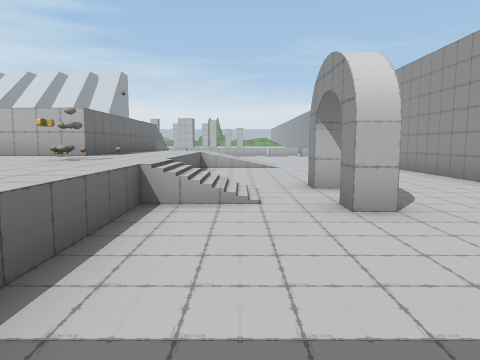
[1] (above)

24 first-person views from a walk through a Unity game level. The camera is 1.5 m above the floor, tilts 6° down and sees 70° across. The floor is counted in squares, 2 m on a side. Each view is taken from the middle of a square. On the plan, view 1 faces up. The plan holds only what a view shows up to about 11 squares ahead; the rest is blank. The place goes on beyond the plan. Some surface patterns are stand-ins.

[2]
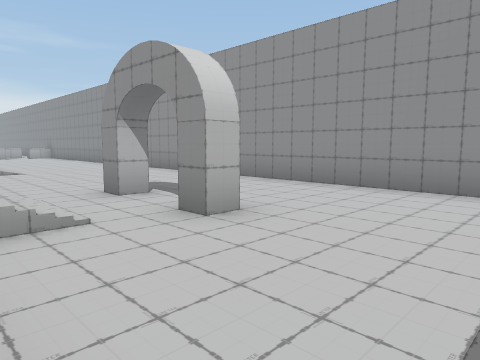

[3]
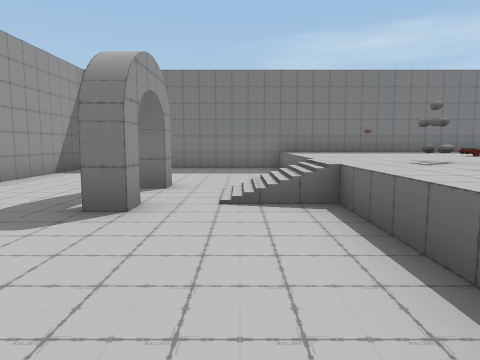

[4]
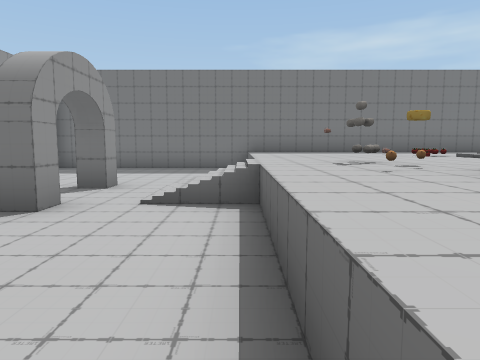

[5]
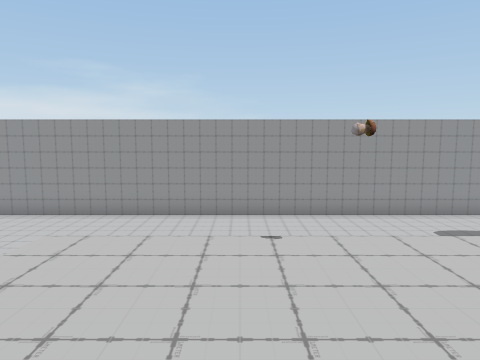

[6]
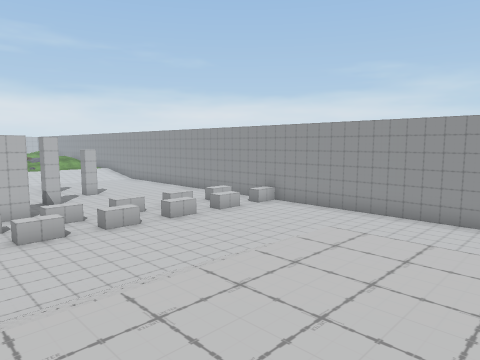

[7]
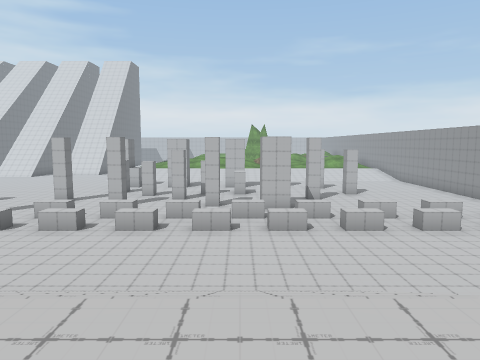

[8]
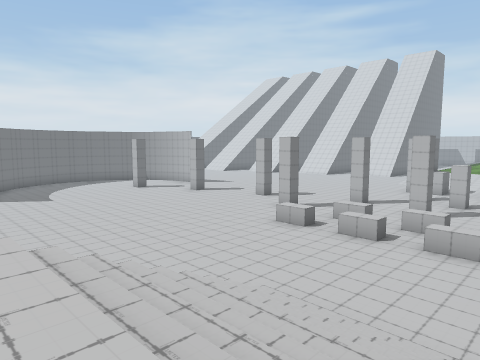

[9]
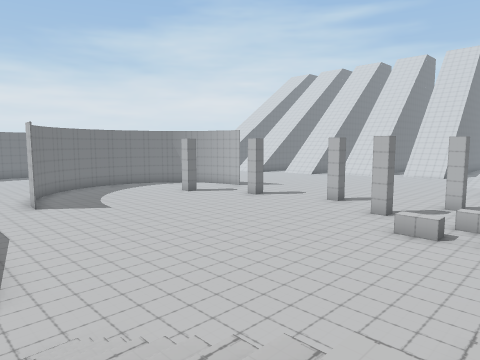

[10]
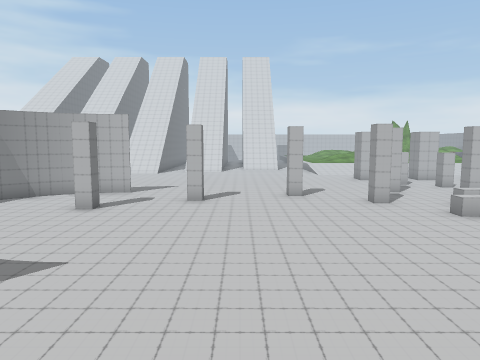

[11]
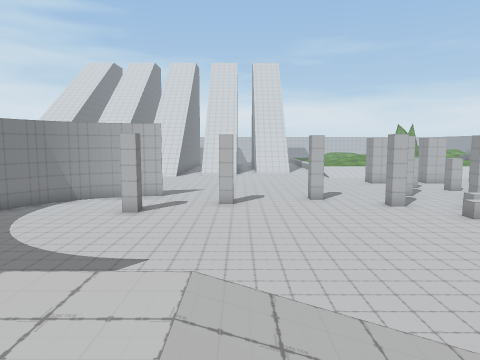

[12]
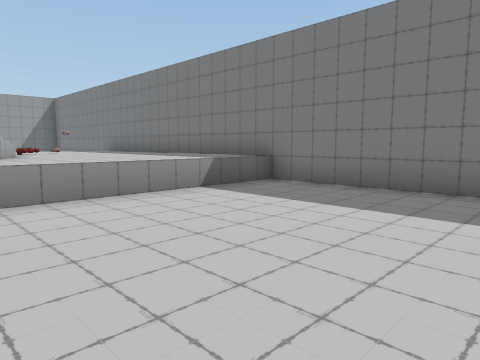

[13]
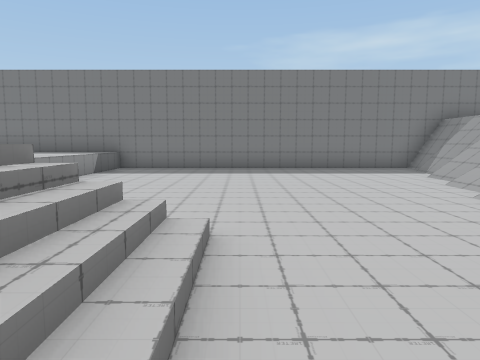

[14]
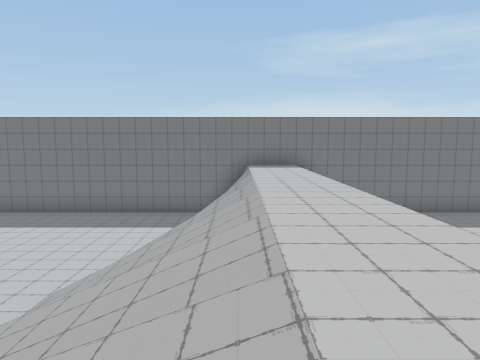

[15]
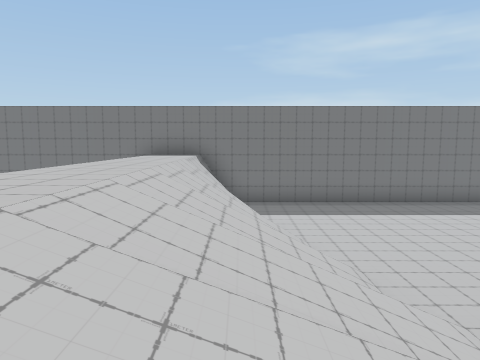

[16]
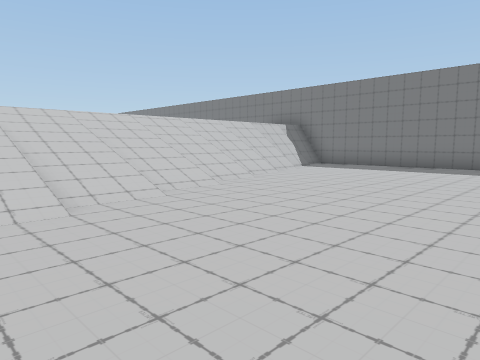

[17]
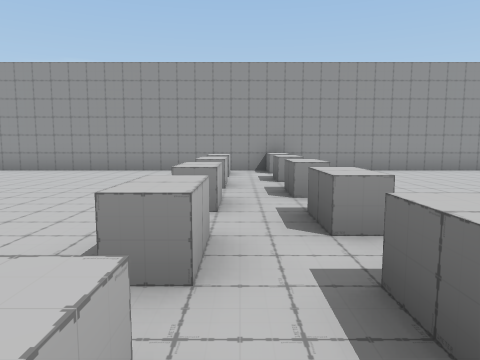

[18]
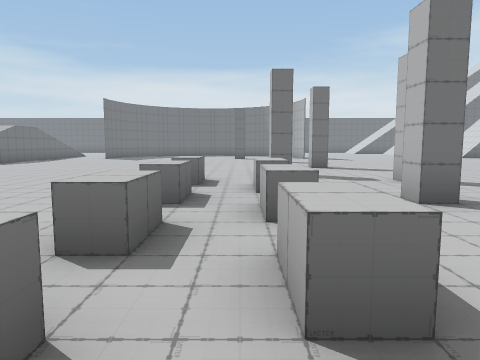

[19]
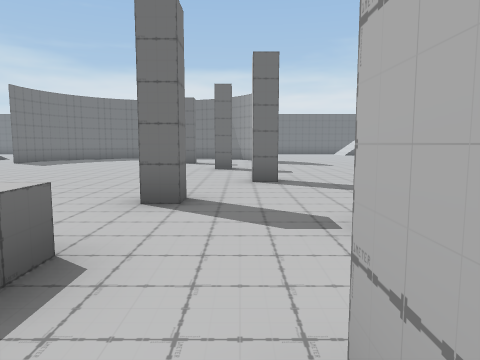

[20]
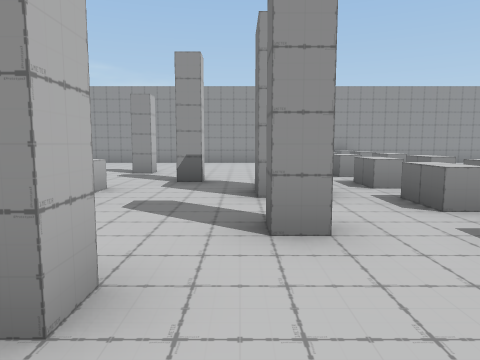

[21]
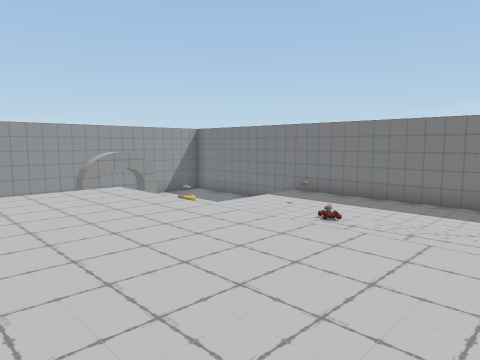

[22]
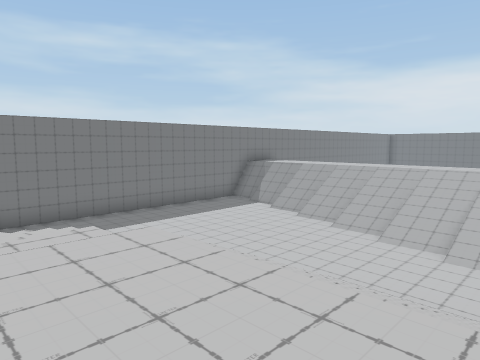

[23]
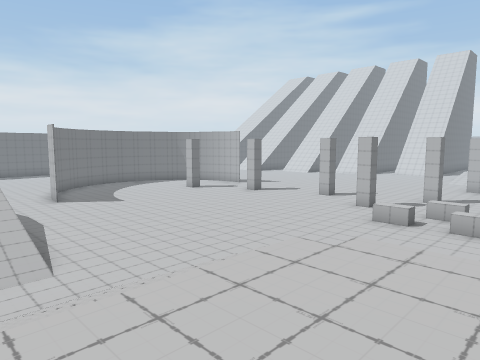

[24]
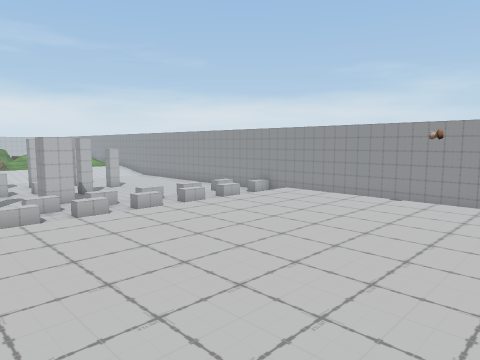

### Floor plan
Key: @ floor where view 1 was taken; # wall or solid block; . main floor; : floor 1 m higher than the main floor; + floor 3 m higher than the main floor; / step, stairs or slope; ^ raised ledge; O other object.
Columns run from 29 left of view 1 to 5 right of it. Each row starts with its distance up from view 1.
 26           .......... #.....#......#
 25           ...#.....#...#..........#
 24          #...............##.......#
 23     ...........#..^.^.^.^.^.^.^.^.#
 22    ...#...........................#
 21    ..............^.^.^.^.^.^.^.^.^#
 20    ............................   #
 19     ..............................#
 18      .............................#
 17      ...............///////.......#
 16         ............///////    ...#
 15         ........... ///////    ...#
 14         ..........  ///////    ...#
 13          //////.////++++++/   /...#
 12          +/////.////++++++/   /...#
 11 ....      /       //++++++/ ///...#
 10 ....///// /     / //++++++///.....#
  9 .....////+////..////++++++///.....#
  8 .....////+////..////++++++///.....#
  7  ....////+////..//////////::/.....#
  6  .....///+///.....   /   :O://#...#
  5  .....///+///...... :// /:O://....#
  4  .....///+///.......:////::://#...#
  3  ......//+//........::::/:::/.....#
  2  ......//+//........::::::::/.....#
  1  ......//+//........::::::O:/.....#
  0 ........ +#.........::::::::/@....#
 -1 ###################################

Where each view was taken, in squares from view 1:
view 1: 0 up, 0 right, facing up
view 2: 1 up, 1 left, facing up-right
view 3: 10 up, 0 right, facing down
view 4: 10 up, 1 left, facing down
view 5: 12 up, 6 left, facing right
view 6: 12 up, 6 left, facing up-right
view 7: 12 up, 5 left, facing up
view 8: 13 up, 6 left, facing up-left
view 9: 12 up, 9 left, facing up-left
view 10: 12 up, 18 left, facing up
view 11: 11 up, 19 left, facing up
view 12: 5 up, 14 left, facing down-right
view 13: 10 up, 13 left, facing down
view 14: 10 up, 19 left, facing down
view 15: 10 up, 22 left, facing down
view 16: 11 up, 29 left, facing down-right
view 17: 22 up, 5 left, facing right
view 18: 22 up, 5 left, facing left
view 19: 24 up, 9 left, facing left
view 20: 25 up, 9 left, facing right
view 21: 10 up, 9 left, facing down-right
view 22: 10 up, 8 left, facing down-left
view 23: 11 up, 8 left, facing up-left
view 24: 10 up, 8 left, facing up-right
